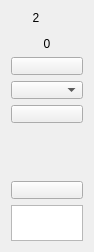
        <widget class="QWidget" name="widget_3" native="true">
         <property name="maximumSize">
          <size>
           <width>68</width>
           <height>16777215</height>
          </size>
         </property>
         <layout class="QVBoxLayout" name="verticalLayout_3" stretch="0,10,1,1,1,1,0,1,0">
          <item>
           <widget class="QLabel" name="lbl_ChName_2">
            <property name="maximumSize">
             <size>
              <width>50</width>
              <height>16777215</height>
             </size>
            </property>
            <property name="text">
             <string>2</string>
            </property>
            <property name="alignment">
             <set>Qt::AlignCenter</set>
            </property>
           </widget>
          </item>
          <item>
           <widget class="VolumeWidget" name="Disp_Level_2" native="true">
            <property name="minimumSize">
             <size>
              <width>0</width>
              <height>0</height>
             </size>
            </property>
            <property name="maximumSize">
             <size>
              <width>40</width>
              <height>16777215</height>
             </size>
            </property>
            <property name="MaxValue" stdset="0">
             <number>20</number>
            </property>
            <property name="MinValue" stdset="0">
             <number>-80</number>
            </property>
            <property name="SingleTrack" stdset="0">
             <bool>true</bool>
            </property>
            <property name="ScaleLabel" stdset="0">
             <bool>true</bool>
            </property>
           </widget>
          </item>
          <item>
           <widget class="QLabel" name="lbl_Level_2">
            <property name="maximumSize">
             <size>
              <width>16777215</width>
              <height>16777215</height>
             </size>
            </property>
            <property name="text">
             <string>0</string>
            </property>
            <property name="alignment">
             <set>Qt::AlignCenter</set>
            </property>
           </widget>
          </item>
          <item>
           <widget class="QPushButton" name="btn_Phantom_2">
            <property name="minimumSize">
             <size>
              <width>50</width>
              <height>18</height>
             </size>
            </property>
            <property name="maximumSize">
             <size>
              <width>16777215</width>
              <height>18</height>
             </size>
            </property>
            <property name="focusPolicy">
             <enum>Qt::StrongFocus</enum>
            </property>
            <property name="text">
             <string/>
            </property>
            <property name="checkable">
             <bool>true</bool>
            </property>
           </widget>
          </item>
          <item>
           <widget class="QComboBox" name="comboBox_PreampGain_2">
            <property name="minimumSize">
             <size>
              <width>0</width>
              <height>18</height>
             </size>
            </property>
            <property name="maximumSize">
             <size>
              <width>16777215</width>
              <height>18</height>
             </size>
            </property>
            <property name="focusPolicy">
             <enum>Qt::StrongFocus</enum>
            </property>
            <property name="currentIndex">
             <number>-1</number>
            </property>
           </widget>
          </item>
          <item>
           <widget class="QPushButton" name="btnInvert_2">
            <property name="minimumSize">
             <size>
              <width>0</width>
              <height>18</height>
             </size>
            </property>
            <property name="maximumSize">
             <size>
              <width>16777215</width>
              <height>18</height>
             </size>
            </property>
            <property name="focusPolicy">
             <enum>Qt::StrongFocus</enum>
            </property>
            <property name="text">
             <string/>
            </property>
            <property name="checkable">
             <bool>true</bool>
            </property>
           </widget>
          </item>
          <item alignment="Qt::AlignHCenter">
           <widget class="ConfigGainWidget" name="spinBoxGain_2" native="true">
            <property name="minimumSize">
             <size>
              <width>46</width>
              <height>46</height>
             </size>
            </property>
            <property name="layoutDirection">
             <enum>Qt::LeftToRight</enum>
            </property>
            <property name="Value" stdset="0">
             <double>0.000000000000000</double>
            </property>
            <property name="MaxValue" stdset="0">
             <double>12.000000000000000</double>
            </property>
            <property name="MinValue" stdset="0">
             <double>-100.000000000000000</double>
            </property>
            <property name="Decimals" stdset="0">
             <number>1</number>
            </property>
           </widget>
          </item>
          <item>
           <widget class="QPushButton" name="btnMute_2">
            <property name="minimumSize">
             <size>
              <width>0</width>
              <height>18</height>
             </size>
            </property>
            <property name="maximumSize">
             <size>
              <width>16777215</width>
              <height>18</height>
             </size>
            </property>
            <property name="focusPolicy">
             <enum>Qt::StrongFocus</enum>
            </property>
            <property name="text">
             <string/>
            </property>
            <property name="checkable">
             <bool>true</bool>
            </property>
           </widget>
          </item>
          <item>
           <widget class="QTextEdit" name="textEdit_2">
            <property name="minimumSize">
             <size>
              <width>0</width>
              <height>36</height>
             </size>
            </property>
            <property name="maximumSize">
             <size>
              <width>16777215</width>
              <height>36</height>
             </size>
            </property>
           </widget>
          </item>
         </layout>
        </widget>
